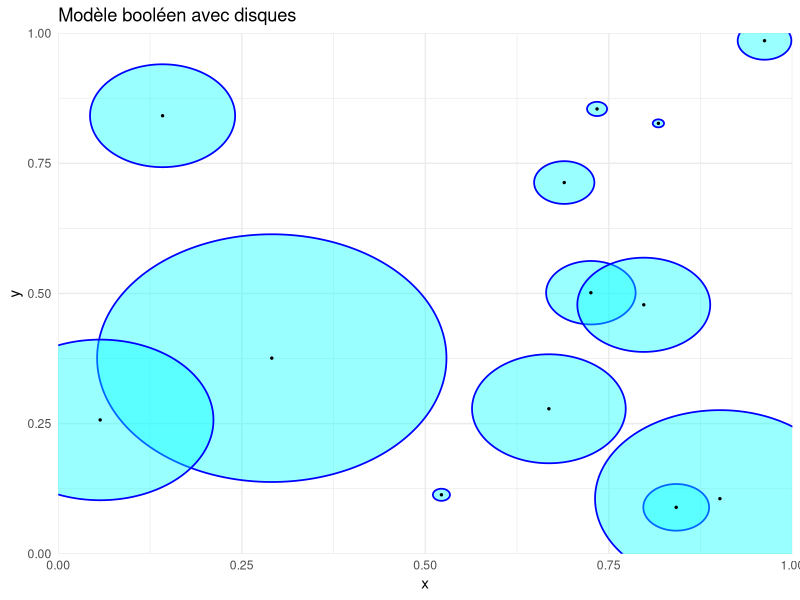
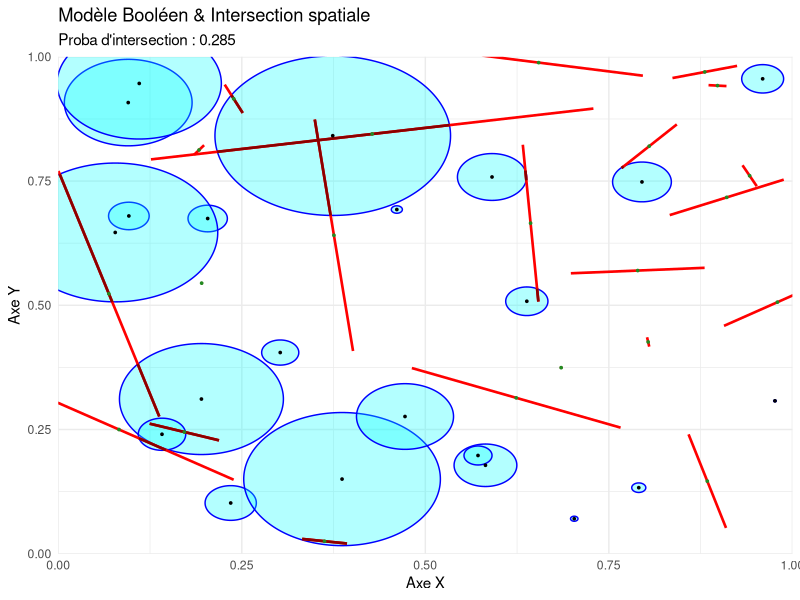
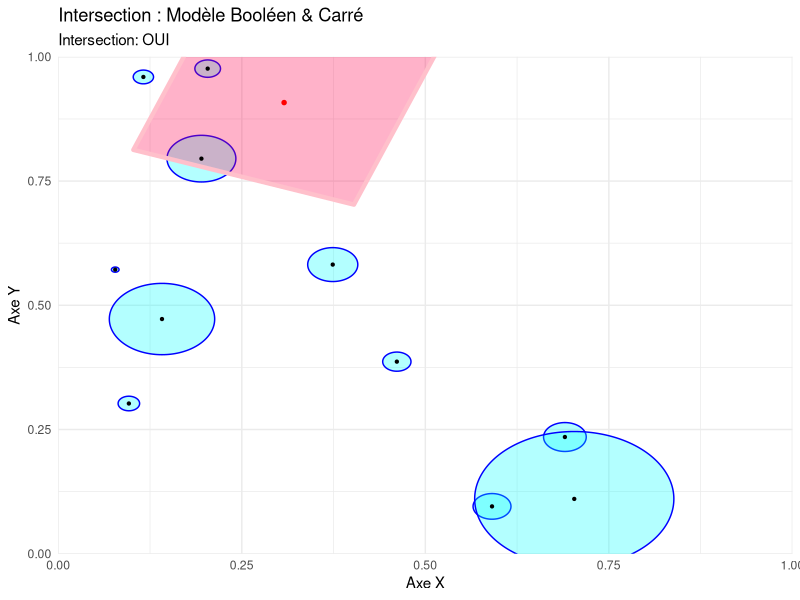

Reproduce these figures in R, in order.
## ---- chunk 1
#| label: setup-sim
#| include: false

library(spatstat)
library(ggplot2)

## ---- chunk 2
library(ggplot2)

set.seed(41)

borne_inferieure_axe_x <- 0; borne_superieure_axe_x <- 1
borne_inferieure_axe_y <- 0; borne_superieure_axe_y <- 1
longueur_intervalle_x <- (borne_superieure_axe_x) - (borne_inferieure_axe_x)
longueur_intervalle_y <- (borne_superieure_axe_y) - (borne_inferieure_axe_y)

nombre_points <- rpois(1, lambda=17*longueur_intervalle_x*longueur_intervalle_y)

centres_x_cercles<- runif(nombre_points, borne_inferieure_axe_x, borne_superieure_axe_x)
centres_y_cercles<- runif(nombre_points, borne_inferieure_axe_y, borne_superieure_axe_y)
rayons_cercles<-rexp(nombre_points,11)
theta <- seq(0, 2 * pi, length.out = 200)

nombre_cordes <- rpois(1, lambda=17*longueur_intervalle_x*longueur_intervalle_y)

centres_x_cordes<- runif(nombre_cordes, borne_inferieure_axe_x, borne_superieure_axe_x)
centres_y_cordes<- runif(nombre_cordes, borne_inferieure_axe_y, borne_superieure_axe_y)
longueurs_cordes<-rexp(nombre_cordes,11)

orientations_cordes<-runif(nombre_cordes,0,pi)

# 1. Génération des cercles sans aucun package externe
df_cercles <- do.call(rbind, lapply(1:nombre_points, function(i) {
  data.frame(
    id = i,
    x  = centres_x_cercles[i] + rayons_cercles[i] * cos(theta),
    y  = centres_y_cercles[i] + rayons_cercles[i] * sin(theta)
  )
}))

# 2. Génération des cordes (calcul vectoriel direct)
df_cordes <- data.frame(
  x    = centres_x_cordes - longueurs_cordes * cos(orientations_cordes),
  y    = centres_y_cordes - longueurs_cordes * sin(orientations_cordes),
  xend = centres_x_cordes + longueurs_cordes * cos(orientations_cordes),
  yend = centres_y_cordes + longueurs_cordes * sin(orientations_cordes),
  cx   = centres_x_cordes,
  cy   = centres_y_cordes
)




# 3. Tracé avec ggplot2 uniquement
ggplot() +
  # Cercles (cyan avec bordure bleue)
  geom_polygon(data = df_cercles, aes(x = x, y = y, group = id), 
               fill = "cyan", alpha = 0.4, color = "blue", linewidth = 0.6) +
  
  # Centres des cercles (points noirs)
  geom_point(data = data.frame(x = centres_x_cercles, y = centres_y_cercles), 
             aes(x = x, y = y), color = "black", size = 0.5) +
  
  # Contraintes d'affichage (Strictement limité entre 0 et 1 comme clip)
  coord_cartesian(xlim = c(borne_inferieure_axe_x, borne_superieure_axe_x),
              ylim = c(borne_inferieure_axe_y, borne_superieure_axe_y),
              expand = FALSE) +
  
  labs(title = "Modèle booléen avec disques", x = "x", y = "y") +
  theme_minimal()
## ---- chunk 3
library(spatstat)
library(ggplot2)

set.seed(40)

# --- 1. CONFIGURATION ET PARAMÈTRES ---
borne_inferieure_axe_x <- 0
borne_superieure_axe_x <- 1
borne_inferieure_axe_y <- 0
borne_superieure_axe_y <- 1

longueur_intervalle_x <- (borne_superieure_axe_x) - (borne_inferieure_axe_x)
longueur_intervalle_y <- (borne_superieure_axe_y) - (borne_inferieure_axe_y)


# Définition de la fenêtre d'observation principale
W_obs <- owin(c(borne_inferieure_axe_x, borne_superieure_axe_x), 
              c(borne_inferieure_axe_y, borne_superieure_axe_y))

# Fenêtre élargie pour éviter les effets de bord lors de la génération
W_large <- owin(c(borne_inferieure_axe_x - longueur_intervalle_x, borne_superieure_axe_x + longueur_intervalle_x), 
                c(borne_inferieure_axe_y - longueur_intervalle_y, borne_superieure_axe_y + longueur_intervalle_y))

# --- 2. SIMULATION DES PROCESSUS ---
nombre_points <- rpois(1, lambda = 20 * longueur_intervalle_x * longueur_intervalle_y)
nombre_cordes <- rpois(1, lambda = 20 * longueur_intervalle_x * longueur_intervalle_y)

centres_x_cercles <- runif(nombre_points, borne_inferieure_axe_x, borne_superieure_axe_x)
centres_y_cercles <- runif(nombre_points, borne_inferieure_axe_y, borne_superieure_axe_y)
rayons_cercles    <- rexp(nombre_points, 20)

centres_x_cordes    <- runif(nombre_cordes, borne_inferieure_axe_x, borne_superieure_axe_x)
centres_y_cordes    <- runif(nombre_cordes, borne_inferieure_axe_y, borne_superieure_axe_y)
longueurs_cordes    <- rexp(nombre_cordes, 5) / 2
orientations_cordes <- runif(nombre_cordes, 0, pi)

# --- 3. CALCULS GÉOMÉTRIQUES (spatstat) ---
# Résolution du masque augmentée (dimyx=512) pour éviter l'erreur d'approximation numérique
liste_cercles <- list()
for(i in 1:nombre_points) {
  liste_cercles[[i]] <- disc(r = rayons_cercles[i], 
                             centre = c(centres_x_cercles[i], centres_y_cercles[i]), 
                             mask = TRUE, dimyx = 512)
}
zone_cercles <- do.call(union.owin, liste_cercles)

# Construction des segments
x0 <- centres_x_cordes - longueurs_cordes * cos(orientations_cordes)
y0 <- centres_y_cordes - longueurs_cordes * sin(orientations_cordes)
x1 <- centres_x_cordes + longueurs_cordes * cos(orientations_cordes)
y1 <- centres_y_cordes + longueurs_cordes * sin(orientations_cordes)

# Utilisation de la fenêtre élargie pour ne pas couper les cordes de base
toutes_les_cordes <- psp(x0, y0, x1, y1, window = W_large)

# Intersection des cordes avec l'union des cercles
cordes_dans_cercles <- toutes_les_cordes[zone_cercles]

# Calcul des statistiques d'intersection
longueurs_intersections       <- lengths_psp(cordes_dans_cercles)
longueur_totale_initiale      <- sum(lengths_psp(toutes_les_cordes))
longueur_totale_intersections <- sum(longueurs_intersections)
pourcentage_dans_cercles      <- (longueur_totale_intersections / longueur_totale_initiale)

# --- 4. EXTRACATION DES SEGMENTS INTERSECTÉS POUR GGPLOT2 ---
# Conversion de l'objet psp spatstat en DataFrame
df_cordes_inter <- as.data.frame(cordes_dans_cercles)

# --- 5. PRÉPARATION DES DONNÉES DE BASE POUR GGPLOT2 ---
theta <- seq(0, 2 * pi, length.out = 200)
df_cercles_contours <- do.call(rbind, lapply(1:nombre_points, function(i) {
  data.frame(
    id = i,
    x  = centres_x_cercles[i] + rayons_cercles[i] * cos(theta),
    y  = centres_y_cercles[i] + rayons_cercles[i] * sin(theta)
  )
}))

df_cordes_initiales <- data.frame(x0 = x0, y0 = y0, x1 = x1, y1 = y1)

# --- 6. VISUALISATION AVEC GGPLOT2 ---
titre_graphe <- paste("Proba d'intersection :", round(pourcentage_dans_cercles , 3))

ggplot() +
  # 1. Tracé des cercles (Masque booléen)
  geom_polygon(data = df_cercles_contours, aes(x = x, y = y, group = id), 
               fill = "cyan", alpha = 0.3, color = "blue", linewidth = 0.5) +
  
  # 2. Tracé des cordes initiales complètes (en rouge)
  geom_segment(data = df_cordes_initiales, aes(x = x0, y = y0, xend = x1, yend = y1), 
               color = "red", linewidth = 0.9) +
  
  # 3. Tracé exclusif des segments intersectés calculés par spatstat (En rouge foncé)
  geom_segment(data = df_cordes_inter, aes(x = x0, y = y0, xend = x1, yend = y1), 
               color = "darkred", linewidth = 0.9) +
  
  # 4. Points centraux
  geom_point(data = data.frame(x = centres_x_cercles, y = centres_y_cercles), aes(x = x, y = y), 
             color = "black", size = 0.6) +
  geom_point(data = data.frame(x = centres_x_cordes, y = centres_y_cordes), aes(x = x, y = y), 
             color = "forestgreen", size = 0.6) +
  
  # Rognage strict de la fenêtre d'observation finale [0,1]
  coord_cartesian(xlim = c(borne_inferieure_axe_x, borne_superieure_axe_x),
              ylim = c(borne_inferieure_axe_y, borne_superieure_axe_y),
              expand = FALSE) +
  
  labs(title = "Modèle Booléen & Intersection spatiale",
       subtitle = titre_graphe, x = "Axe X", y = "Axe Y") +
  theme_minimal()


## ---- chunk 4
library(spatstat)
library(ggplot2)

set.seed(40)

# --- 1. CONFIGURATION ET PARAMÈTRES ---
borne_inferieure_x <- 0
borne_superieure_x <- 1
borne_inferieure_y <- 0
borne_superieure_y <- 1

longueur_intervalle_x <- borne_superieure_x - borne_inferieure_x
longueur_intervalle_y <- borne_superieure_y - borne_inferieure_y

 # Fixé pour la reproductibilité

# --- 2. GÉNÉRATION DES DONNÉES ---
nombre_points <- rpois(1, lambda = 10 * longueur_intervalle_x * longueur_intervalle_y)

coordonnees_x_points <- runif(nombre_points, borne_inferieure_x, borne_superieure_x)
coordonnees_y_points <- runif(nombre_points, borne_inferieure_y, borne_superieure_y)
rayons_cercles        <- rexp(nombre_points, 20)

coordonnees_x_centre_carre <- runif(1, borne_inferieure_x, borne_superieure_x)
coordonnees_y_centre_carre <- runif(1, borne_inferieure_y, borne_superieure_y)

longueur_demie_diagonale_carre <- rexp(1, 4) / 2
orientation_carre              <- runif(1, 0, pi / 2)

# Calcul des sommets du carré tourné
angles_toutes_diagonales <- seq(0, 2 * pi, length.out = 5)
coordonnees_carre_x <- coordonnees_x_centre_carre + longueur_demie_diagonale_carre * cos(orientation_carre + angles_toutes_diagonales)
coordonnees_carre_y <- coordonnees_y_centre_carre + longueur_demie_diagonale_carre * sin(orientation_carre + angles_toutes_diagonales)

# --- 3. CALCULS GÉOMÉTRIQUES (spatstat) ---
# Utilisation d'une grille plus fine (dimyx = 512) pour éviter les erreurs d'arrondi numérique
liste_cercles <- list()
if (nombre_points > 0) {
  for(i in 1:nombre_points) {
    liste_cercles[[i]] <- disc(r = rayons_cercles[i], 
                               centre = c(coordonnees_x_points[i], coordonnees_y_points[i]), 
                               mask = TRUE, dimyx = 100)
  }
  zone_cercles <- do.call(union.owin, liste_cercles)
} else {
  # Si aucun point n'est généré par la loi de Poisson, on crée une zone vide
  zone_cercles <- emptywindow(owin(c(borne_inferieure_x, borne_superieure_x), c(borne_inferieure_y, borne_superieure_y)))
}

# Définition du carré dans spatstat (vignettage automatique des sommets 1 à 4)
zone_carre <- owin(poly = list(x = coordonnees_carre_x[1:4], 
                               y = coordonnees_carre_y[1:4]))

# Intersection géométrique globale
intersection_globale <- intersect.owin(zone_carre, zone_cercles)
a_une_intersection   <- area(intersection_globale) > 0

# --- 4. PRÉPARATION DES DATA FRAMES POUR GGPLOT2 ---
# Contours des cercles
theta <- seq(0, 2 * pi, length.out = 200)
df_cercles_contours <- data.frame()
if (nombre_points > 0) {
  df_cercles_contours <- do.call(rbind, lapply(1:nombre_points, function(i) {
    data.frame(
      id = i,
      x  = coordonnees_x_points[i] + rayons_cercles[i] * cos(theta),
      y  = coordonnees_y_points[i] + rayons_cercles[i] * sin(theta)
    )
  }))
}

# Coordonnées du carré (les 5 points pour fermer le tracé du polygone)
df_carre <- data.frame(
  x = coordonnees_carre_x,
  y = coordonnees_carre_y
)

# Extraction des pixels de la zone d'intersection de manière sécurisée
if (a_une_intersection) {
  df_intersection <- as.data.frame(as.im(intersection_globale))
  # Sécurité : on vérifie que la colonne 'v' existe bien avant de filtrer
  if ("v" %in% names(df_intersection)) {
    df_intersection <- df_intersection[df_intersection$v == TRUE, ]
  } else {
    df_intersection <- data.frame() # DataFrame vide si la colonne n'existe pas
  }
} else {
  df_intersection <- data.frame() # DataFrame vide s'il n'y a aucune intersection
}
# --- 5. VISUALISATION AVEC GGPLOT2 ---
statut_intersection <- if(a_une_intersection) "OUI" else "NON"

ggplot() +
  # 1. Zone d'intersection réelle calculée par spatstat (remplissage jaune en arrière-plan)
  { if(nrow(df_intersection) > 0) 
    geom_tile(data = df_intersection, aes(x = x, y = y), fill = "gold", alpha = 0.6) 
  } +
  
  # 2. Dessin des cercles (cyan avec bordure bleue)
  { if(nombre_points > 0) 
    geom_polygon(data = df_cercles_contours, aes(x = x, y = y, group = id), 
                 fill = "cyan", alpha = 0.3, color = "blue", linewidth = 0.5) 
  } +
  
  # 3. Dessin du carré (corail avec bordure rose)
  geom_polygon(data = df_carre, aes(x = x, y = y), 
               fill = rgb(1, 0, 0.3, 0.3), color = "pink", linewidth = 1.5) +
  
  # 4. Points centraux (centres des cercles et du carré)
  { if(nombre_points > 0) 
    geom_point(data = data.frame(x = coordonnees_x_points, y = coordonnees_y_points), 
               aes(x = x, y = y), color = "black", size = 0.8) 
  } +
  geom_point(data = data.frame(x = coordonnees_x_centre_carre, y = coordonnees_y_centre_carre), 
             aes(x = x, y = y), color = "red", size = 1.2) +
  
  # Contraintes d'affichage (Strictement limité à la fenêtre d'observation)
  coord_cartesian(xlim = c(borne_inferieure_x, borne_superieure_x),
              ylim = c(borne_inferieure_y, borne_superieure_y),
              expand = FALSE) +
  
  # Titres et habillage
  labs(title = "Intersection : Modèle Booléen & Carré",
       subtitle = paste("Intersection:", statut_intersection),
       x = "Axe X", y = "Axe Y") +
  theme_minimal()

# --- 6. AFFICHAGE DU RÉSULTAT DANS LA CONSOLE ---
print(paste("Intersection:", a_une_intersection)) 
## ---- chunk 5
library(spatstat)

# --- 1. CONFIGURATION ET PARAMÈTRES FIXES ---
borne_inferieure_x <- 0
borne_superieure_x <- 1
borne_inferieure_y <- 0
borne_superieure_y <- 1

longueur_intervalle_x <- borne_superieure_x - borne_inferieure_x
longueur_intervalle_y <- borne_superieure_y - borne_inferieure_y

set.seed(42) # Assure la reproductibilité

# --- 2. DÉFINITION DE LA FONCTION DE SIMULATION PURE ---
# Cette fonction calcule uniquement si l'intersection a lieu (TRUE/FALSE)
simuler_intersection_pure <- function() {
  
  # Génération des objets (Cercles)
  nombre_points <- rpois(1, lambda = 5 * longueur_intervalle_x * longueur_intervalle_y)
  
   if (nombre_points > 0) {
    coordonnees_x_points <- runif(nombre_points, borne_inferieure_x, borne_superieure_x)
    coordonnees_y_points <- runif(nombre_points, borne_inferieure_y, borne_superieure_y)
    rayons_cercles        <- rexp(nombre_points, 20)
    
    # 1. On définit une fenêtre d'analyse fixe avec une résolution bloquée (ex: 256x256)
    cadre_fixe <- owin(c(borne_inferieure_x, borne_superieure_x), 
                       c(borne_inferieure_y, borne_superieure_y))
    masque_fixe <- as.mask(cadre_fixe, dimyx = 256) # Bloque la résolution globale
    
    # 2. On crée les disques sous forme de polygones vectoriels (très léger en mémoire)
    liste_cercles <- list()
    for(i in 1:nombre_points) {
      # mask = FALSE force spatstat à rester en mode vectoriel (polygone)
      liste_cercles[[i]] <- disc(r = rayons_cercles[i], 
                                 centre = c(coordonnees_x_points[i], coordonnees_y_points[i]), 
                                 mask = FALSE)
    }
    
    # 3. On fait l'union vectorielle, puis SEULEMENT À LA FIN, on convertit en masque fixe
    zone_cercles_vectorielle <- do.call(union.owin, liste_cercles)
    zone_cercles <- as.mask(zone_cercles_vectorielle, xy = masque_fixe)
    
  } else {
    return(FALSE)
  }
  
  # Génération de l'objet (Carré)
  coordonnees_x_centre_carre     <- runif(1, borne_inferieure_x, borne_superieure_x)
  coordonnees_y_centre_carre     <- runif(1, borne_inferieure_y, borne_superieure_y)
  longueur_demie_diagonale_carre <- rexp(1, 5) / 2
  orientation_carre              <- runif(1, 0, pi / 2)
  
  angles_toutes_diagonales <- seq(0, 2 * pi, length.out = 5)
  coordonnees_carre_x <- coordonnees_x_centre_carre + longueur_demie_diagonale_carre * cos(orientation_carre + angles_toutes_diagonales)
  coordonnees_carre_y <- coordonnees_y_centre_carre + longueur_demie_diagonale_carre * sin(orientation_carre + angles_toutes_diagonales)
  
  # Création du carré dans spatstat
  zone_carre <- owin(poly = list(x = coordonnees_carre_x[1:4], y = coordonnees_carre_y[1:4]))
  
  # Calcul rapide de l'existence d'une intersection
  intersection_globale <- intersect.owin(zone_carre, zone_cercles)
  return(area(intersection_globale) > 0)
}

# --- 3. EXÉCUTION DU MULTI-TIRAGE (MONTE-CARLO) ---
nombre_simulations <- 1000

# replicate() génère directement un vecteur logique propre (TRUE/FALSE)
vecteur_intersections <- replicate(nombre_simulations, simuler_intersection_pure())

# Calcul de la probabilité empirique
probabilite_intersection <- mean(vecteur_intersections)

# --- 4. AFFICHAGE DES RÉSULTATS ---
cat("=== RÉSULTATS DE LA SIMULATION ===\n")
cat("Nombre de simulations exécutées :", nombre_simulations, "\n")
cat("Nombre d'intersections trouvées :", sum(vecteur_intersections), "\n")
cat("Probabilité estimée d'intersection :", round(probabilite_intersection, 4)) 
